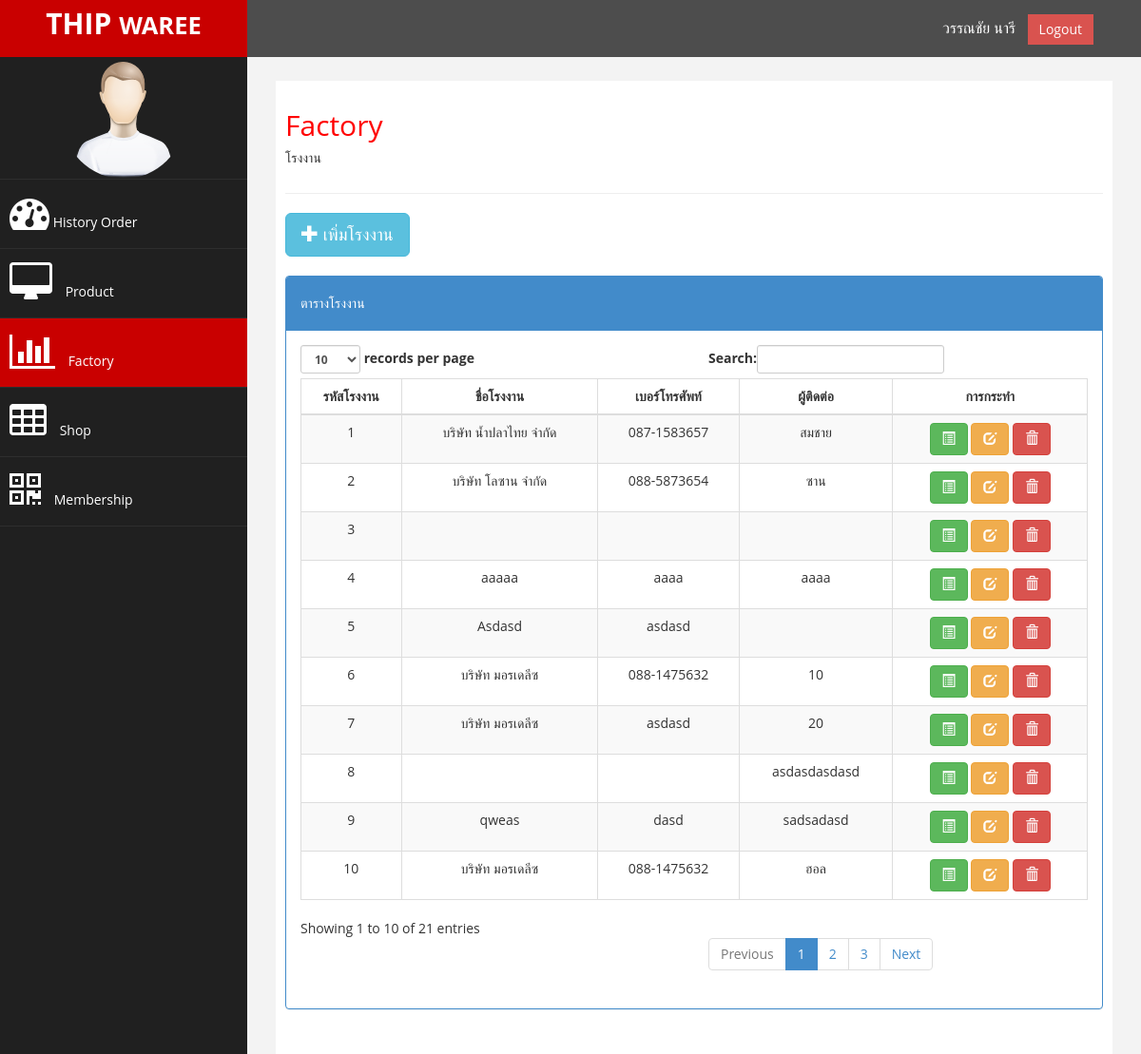
Page /interface_factory/factory.php (signed in) on the committed database.
### tables this page shows
CREATE TABLE IF NOT EXISTS `factory` (
  `idfactory` int(10) unsigned NOT NULL,
  `name_factory` varchar(255) NOT NULL,
  `tel_factory` varchar(20) NOT NULL,
  `address_factory` varchar(255) NOT NULL,
  `contact_factory` varchar(255) NOT NULL,
  `difference_amount_factory` double NOT NULL,
  `detail_factory` varchar(255) NOT NULL
);

### model/db_user.inc.php (called while the page is built, shortened)
<?php
require_once 'db_connect.inc.php';
function get_factory() {
    global $con;
    $res = $con->query("SELECT *FROM factory");
    return $res;
}

### interface_factory/factory.php (the view, shortened to what this page needs)
<?php
require '../model/db_user.inc.php';
?>
<!DOCTYPE html>
<html xmlns="http://www.w3.org/1999/xhtml">
    <head>
        <link href="../assets/css/bootstrap.css" rel="stylesheet" />
        <link href="../assets/css/font-awesome.css" rel="stylesheet" />
        <link href="../assets/js/morris/morris-0.4.3.min.css" rel="stylesheet" />
        <link href="../assets/css/custom.css" rel="stylesheet" />
    </head>
    <body>
        <div id="wrapper">
            <?php include '../interface_template/template_nav_top.php'; ?>
            <?php include '../interface_template/template_nav_side.php'; ?>
            <div id="page-wrapper" >
                <div id="page-inner">
                    <div class="row">
                        <div class="col-md-12">
                            <h2> Factory </h2>
                            <h5> โรงงาน  </h5>
                        </div>
                    </div>
                    <hr />
                    <div class="row">
                        <div class="col-md-12">
                            <a href="popup_add_factory.php" class="btn btn-info btn-lg" data-toggle="modal" data-target="#myModal">
                                <span class="glyphicon glyphicon-plus"></span> เพิ่มโรงงาน
                            </a>
                            <br/>
                            <br/>
                            <div class="panel panel-primary">
                                <div class="panel-heading">
                                    <h5>ตารางโรงงาน</h5>
                                </div>
                                <div class="panel-body">
                                    <div class="table-responsive">
                                        <table class="table table-striped table-bordered table-hover text-center" id="dataTables-example">
                                            <thead>
                                                <tr>
                                                    <th><div align="center">รหัสโรงงาน</div></th>
                                                    <th><div align="center">ชื่อโรงงาน</div></th>
                                                    <th><div align="center">เบอร์โทรศัพท์</div></th>
                                                    <th><div align="center">ผู้ติดต่อ</div></th>
                                                    <th><div align="center">การกระทำ</div></th>
                                                </tr>
                                            </thead>
                                            <tbody>
                                                <?php
                                                $i = 1;
                                                $result = get_factory();
                                                while ($factory = $result->fetch(PDO::FETCH_OBJ)) {
                                                    ?>
                                                    <tr>
                                                        <td><?php echo $i; ?></td>
                                                        <td><?php echo $factory->name_factory; ?></td>
                                                        <td><?php echo $factory->tel_factory; ?></td>
                                                        <td><?php echo $factory->contact_factory; ?></td>
                                                        <td>
                                                            <a href="popup_detail_factory.php" class="btn btn-success " data-toggle="modal" data-target="#myModal" data-toggle="tooltip" title="รายละเอียด">
                                                                <span class="glyphicon glyphicon-list-alt"></span>
                                                            </a>
                                                            <a href="popup_edit_factory.php" class="btn btn-warning " data-toggle="modal" data-target="#myModal" data-toggle="tooltip" title="แก้ไข">
                                                                <span class="glyphicon glyphicon-edit"></span>
                                                            </a>
                                                            <a href="popup_delete_factory.php" class="btn btn-danger " data-toggle="modal" data-target="#myModal" data-toggle="tooltip" title="ลบ">
                                                                <span class="glyphicon glyphicon-trash"></span>
                                                            </a>
                                                        </td>
                                                    </tr>
                                                    <?php
                                                    $i++;
                                                }
                                                ?>
                                        </table>
                                    </div>
                                </div>
                            </div>
                        </div>
                    </div>
                </div>
            </div>
        </div>
    </body>
</html>

### assets/css/custom.css (style rules this page uses)
body { font-family: 'Open Sans', sans-serif; }
#wrapper { width: 100%; background:#202020; }
#page-wrapper { padding: 15px 15px; min-height: 600px; background:#F3F3F3; }
#page-inner { width:100%; margin:10px 20px 10px 0px; background-color:#fff!important; padding:10px; min-height:1200px; }
.text-center { text-align:center; }
h2 { color: #f00; }
@media (min-width:768px) { #page-wrapper { margin: 0 0 0 260px; padding: 15px 30px; min-height: 1200px; } }

### rows in the picture
factory: name_factory "บริษัท น้ำปลาไทย จำกัด", tel_factory "087-1583657", contact_factory "สมชาย"
factory: name_factory "บริษัท โลซาน จำกัด", tel_factory "088-5873654", contact_factory "ซาน"
factory: name_factory "aaaaa", tel_factory "aaaa", contact_factory "aaaa"
factory: name_factory "Asdasd", tel_factory "asdasd"
factory: name_factory "บริษัท มอรเดลีซ", tel_factory "088-1475632", contact_factory "10"
factory: name_factory "บริษัท มอรเดลีซ", tel_factory "asdasd", contact_factory "20"
factory: contact_factory "asdasdasdasd"
factory: name_factory "qweas", tel_factory "dasd", contact_factory "sadsadasd"
factory: name_factory "บริษัท มอรเดลีซ", tel_factory "088-1475632", contact_factory "ฮอล"

### other values in the picture
$_SESSION['username']['name'] "วรรณชัย"
$_SESSION['username']['lastname'] "นารี"
